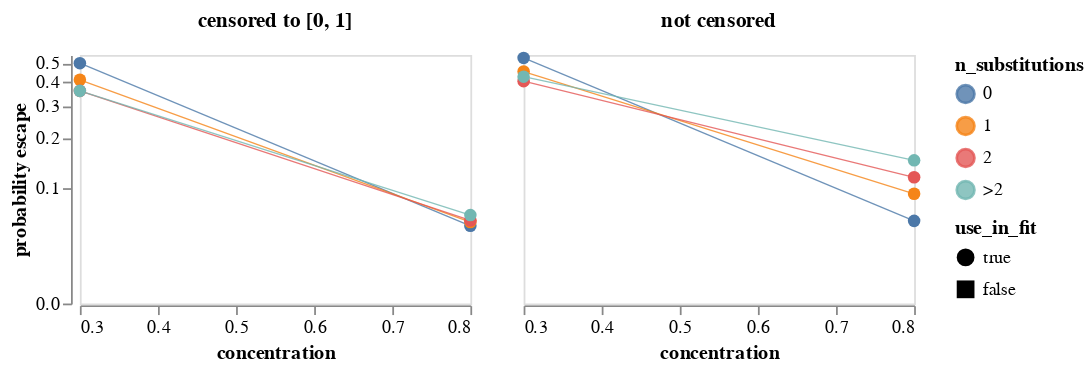

The code cell stored with this chart in its notebook:
### Markdown cell above
Get mean probability of escape across all variants with the indicated number of mutations.
Note we weight each retained variant equally regardless of how many barcode counts it has.
We plot means for both the censored (set to between 0 and 1)and uncensored prob escape.
Note that the plot uses a symlog scale for the y-axis.
Mouseover points for details.

### Code cell
max_aa_subs = prob_escape_filters["max_aa_subs"]

mean_prob_escape = (
    prob_escape.query("retain")
    .assign(
        n_substitutions=lambda x: (
            x["aa_substitutions"]
            .str.split()
            .map(len)
            .clip(upper=max_aa_subs)
            .map(lambda n: str(n) if n < max_aa_subs else f">{int(max_aa_subs - 1)}")
        ),
        prob_escape_uncensored=lambda x: x["prob_escape_uncensored"].clip(
            upper=prob_escape_filters["clip_uncensored_prob_escape"],
        ),
    )
    .groupby(
        ["sample", "concentration", "use_in_fit", "n_substitutions"], as_index=False
    )
    .aggregate(
        prob_escape=pd.NamedAgg("prob_escape", "mean"),
        prob_escape_uncensored=pd.NamedAgg("prob_escape_uncensored", "mean"),
        n_variants=pd.NamedAgg("barcode", "count"),
    )
    .rename(
        columns={
            "prob_escape": "censored to [0, 1]",
            "prob_escape_uncensored": "not censored",
        }
    )
    .melt(
        id_vars=[
            "sample",
            "concentration",
            "use_in_fit",
            "n_substitutions",
            "n_variants",
        ],
        var_name="censored",
        value_name="probability escape",
    )
)

print(f"Writing mean prob escape for samples used in fit to {prob_escape_mean_csv}")
mean_prob_escape.to_csv(prob_escape_mean_csv, index=False, float_format="%.4g")

mean_prob_escape_chart = (
    alt.Chart(mean_prob_escape)
    .encode(
        x=alt.X("concentration"),
        y=alt.Y(
            "probability escape",
            scale=alt.Scale(type="symlog", constant=0.04),
        ),
        column=alt.Column(
            "censored",
            title=None,
            header=alt.Header(labelFontWeight="bold", labelFontSize=12),
        ),
        color=alt.Color("n_substitutions"),
        tooltip=[
            alt.Tooltip(c, format=".3g") if c == "probability escape" else c
            for c in mean_prob_escape.columns
        ],
        shape=alt.Shape("use_in_fit", scale=alt.Scale(domain=[True, False])),
    )
    .mark_line(point=True, size=0.75, opacity=0.8)
    .properties(width=220, height=140)
    .configure_axis(grid=False)
    .configure_point(size=50)
)

mean_prob_escape_chart

### Figure 1 — Vega-Lite specification as saved in the notebook (floating-point values rounded to 4 significant figures)
{"config": {"view": {"continuousWidth": 300, "continuousHeight": 300}, "axis": {"grid": false}, "point": {"size": 50}}, "data": {"name": "data-c3492266872580d082964b704b756bc0"}, "mark": {"type": "line", "opacity": 0.8, "point": true, "size": 0.75}, "encoding": {"color": {"field": "n_substitutions", "type": "nominal"}, "column": {"field": "censored", "header": {"labelFontSize": 12, "labelFontWeight": "bold"}, "title": null, "type": "nominal"}, "shape": {"field": "use_in_fit", "scale": {"domain": [true, false]}, "type": "nominal"}, "tooltip": [{"field": "sample", "type": "nominal"}, {"field": "concentration", "type": "quantitative"}, {"field": "use_in_fit", "type": "nominal"}, {"field": "n_substitutions", "type": "nominal"}, {"field": "n_variants", "type": "quantitative"}, {"field": "censored", "type": "nominal"}, {"field": "probability escape", "format": ".3g", "type": "quantitative"}], "x": {"field": "concentration", "type": "quantitative"}, "y": {"field": "probability escape", "scale": {"constant": 0.04, "type": "symlog"}, "type": "quantitative"}}, "height": 140, "width": 220, "$schema": "https://vega.github.io/schema/vega-lite/v5.8.0.json", "datasets": {"data-c3492266872580d082964b704b756bc0": [{"sample": "LibB-230704-HENV32-0.3", "concentration": 0.3, "use_in_fit": true, "n_substitutions": "0", "n_variants": 7135, "censored": "censored to [0, 1]", "probability escape": 0.5002}, {"sample": "LibB-230704-HENV32-0.3", "concentration": 0.3, "use_in_fit": true, "n_substitutions": "1", "n_variants": 35924, "censored": "censored to [0, 1]", "probability escape": 0.4112}, {"sample": "LibB-230704-HENV32-0.3", "concentration": 0.3, "use_in_fit": true, "n_substitutions": "2", "n_variants": 10320, "censored": "censored to [0, 1]", "probability escape": 0.3601}, {"sample": "LibB-230704-HENV32-0.3", "concentration": 0.3, "use_in_fit": true, "n_substitutions": ">2", "n_variants": 1666, "censored": "censored to [0, 1]", "probability escape": 0.3601}, {"sample": "LibB-230704-HENV32-0.8", "concentration": 0.8, "use_in_fit": true, "n_substitutions": "0", "n_variants": 7142, "censored": "censored to [0, 1]", "probability escape": 0.05281}, {"sample": "LibB-230704-HENV32-0.8", "concentration": 0.8, "use_in_fit": true, "n_substitutions": "1", "n_variants": 36211, "censored": "censored to [0, 1]", "probability escape": 0.05671}, {"sample": "LibB-230704-HENV32-0.8", "concentration": 0.8, "use_in_fit": true, "n_substitutions": "2", "n_variants": 10464, "censored": "censored to [0, 1]", "probability escape": 0.05833}, {"sample": "LibB-230704-HENV32-0.8", "concentration": 0.8, "use_in_fit": true, "n_substitutions": ">2", "n_variants": 1697, "censored": "censored to [0, 1]", "probability escape": 0.06425}, {"sample": "LibB-230704-HENV32-0.3", "concentration": 0.3, "use_in_fit": true, "n_substitutions": "0", "n_variants": 7135, "censored": "not censored", "probability escape": 0.5318}, {"sample": "LibB-230704-HENV32-0.3", "concentration": 0.3, "use_in_fit": true, "n_substitutions": "1", "n_variants": 35924, "censored": "not censored", "probability escape": 0.4534}, {"sample": "LibB-230704-HENV32-0.3", "concentration": 0.3, "use_in_fit": true, "n_substitutions": "2", "n_variants": 10320, "censored": "not censored", "probability escape": 0.4047}, {"sample": "LibB-230704-HENV32-0.3", "concentration": 0.3, "use_in_fit": true, "n_substitutions": ">2", "n_variants": 1666, "censored": "not censored", "probability escape": 0.4268}, {"sample": "LibB-230704-HENV32-0.8", "concentration": 0.8, "use_in_fit": true, "n_substitutions": "0", "n_variants": 7142, "censored": "not censored", "probability escape": 0.05792}, {"sample": "LibB-230704-HENV32-0.8", "concentration": 0.8, "use_in_fit": true, "n_substitutions": "1", "n_variants": 36211, "censored": "not censored", "probability escape": 0.09128}, {"sample": "LibB-230704-HENV32-0.8", "concentration": 0.8, "use_in_fit": true, "n_substitutions": "2", "n_variants": 10464, "censored": "not censored", "probability escape": 0.1169}, {"sample": "LibB-230704-HENV32-0.8", "concentration": 0.8, "use_in_fit": true, "n_substitutions": ">2", "n_variants": 1697, "censored": "not censored", "probability escape": 0.1486}]}}
